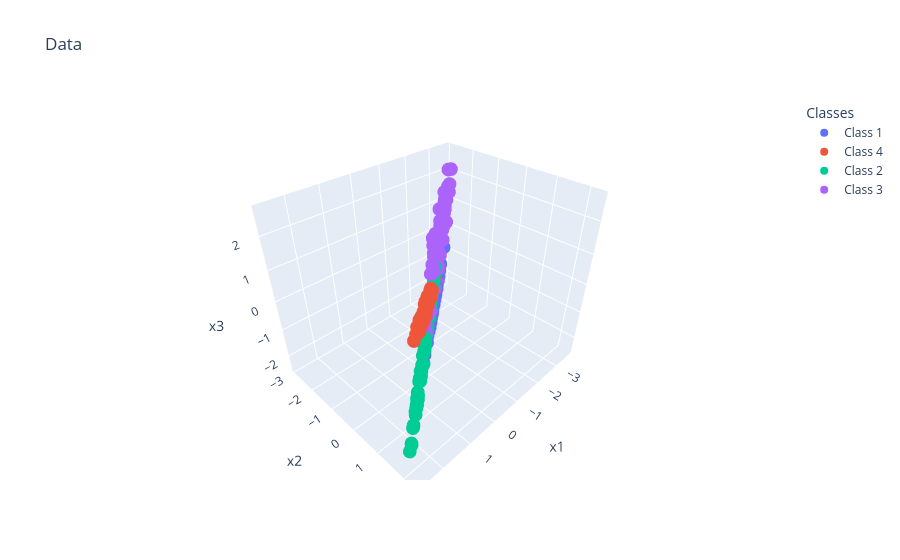

Here is the notebook cell this chart was saved with:
### Markdown cell above
<a class="anchor" id="split"></a>
# 3. Simplest Version: Train / Validation / Test Split

### Training set
- Used to fit models.

### Validation set
- Used for tuning hyperparameters $\lambda$. Train many models with different $\lambda$ and choose the best hyperparameter setting denoted as **$\lambda^*$**

### (Untouched) Test set
- Retrain the model on training + validation data
- Evaluate **$\lambda^*$** once on the untouched test set

**This gives an approximately unbiased performance estimate.**

<p align="center">
<img src="pics/38.png" width="600"/>
</p>

### Code cell
X, y = make_classification(n_samples=300,n_features=3,n_classes=4,n_informative=2,n_redundant=1,n_clusters_per_class=1,random_state=1421)
labels = np.array([f"Class {i+1}" for i in y])
fig = px.scatter_3d(x=X[:,0],y=X[:,1],z=X[:,2],color=labels,labels={"color":"Classes","x":"x1","y":"x2","z":"x3"},title="Data")
fig.show()


# Untouched Test Split
X_train_full, X_untouched_test, y_train_full, y_untouched_test = train_test_split(X, y, test_size=0.25, random_state=1421)


# Hyperparameter candidates
k_vals = np.arange(1,11)
ensemble_sizes = np.arange(10,21)

ml_models_loss = {"kNN": [],"Random Forest Classifier": []}

kfold = KFold(n_splits=3, shuffle=True, random_state=1421)


# Tune KNN
for k in k_vals:
    
    model = KNeighborsClassifier(n_neighbors=k)
    fold_scores = []
    
    for train_idx, val_idx in kfold.split(X_train_full):
        X_train = X_train_full[train_idx]
        X_valid = X_train_full[val_idx]
        y_train = y_train_full[train_idx]
        y_valid = y_train_full[val_idx]

        model.fit(X_train, y_train)
        y_preds = model.predict(X_valid)

        fold_scores.append(accuracy_score(y_valid, y_preds))
    
    ml_models_loss["kNN"].append(np.mean(fold_scores))


# Tune Random Forest
for ensemble in ensemble_sizes:
    
    model = RandomForestClassifier(n_estimators=ensemble, random_state=1421)
    fold_scores = []
    
    for train_idx, val_idx in kfold.split(X_train_full):
        X_train = X_train_full[train_idx]
        X_valid = X_train_full[val_idx]
        y_train = y_train_full[train_idx]
        y_valid = y_train_full[val_idx]

        model.fit(X_train, y_train)
        y_preds = model.predict(X_valid)

        fold_scores.append(accuracy_score(y_valid, y_preds))
    
    ml_models_loss["Random Forest Classifier"].append(np.mean(fold_scores))

# choose best hyperparameters λ*
best_k = k_vals[np.argmax(ml_models_loss["kNN"])]
best_ensemble = ensemble_sizes[np.argmax(ml_models_loss["Random Forest Classifier"])]

print("Best k:", best_k)
print("Best ensemble size:", best_ensemble)

best_knn_score = np.max(ml_models_loss["kNN"])
best_rf_score = np.max(ml_models_loss["Random Forest Classifier"])

print(f"best_knn_score={best_knn_score},best_rf_score={best_rf_score}")

# Retrain λ* on train_full and evaluate once on untouched test
final_models = {"kNN": KNeighborsClassifier(n_neighbors=best_k),
                "Random Forest Classifier": RandomForestClassifier(n_estimators=best_ensemble, random_state=1421)}

for name, model in final_models.items():
    model.fit(X_train_full, y_train_full)
    y_preds = model.predict(X_untouched_test)

    test_acc = accuracy_score(y_untouched_test, y_preds)
    print(name, "Untouched Test Accuracy:", test_acc)
